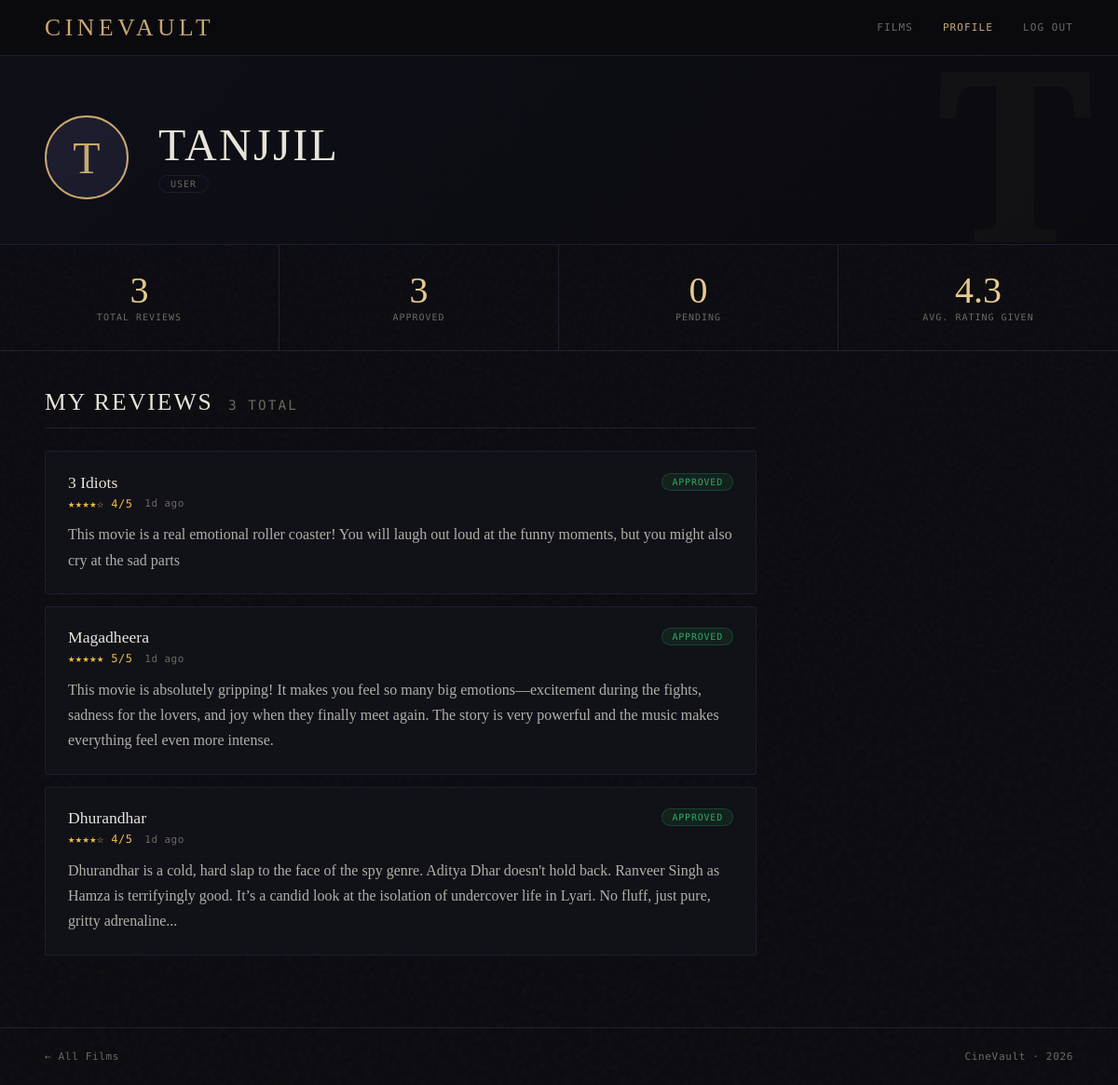
Screenshot of /profile.php (signed in) with the database file from the repository.
### tables this page shows
CREATE TABLE `user_details` (
  `ID` int(11) NOT NULL,
  `name` varchar(25) NOT NULL,
  `password` varchar(255) DEFAULT NULL,
  `role` enum('user','admin') DEFAULT 'user'
);

CREATE TABLE `review_details` (
  `id` int(11) NOT NULL,
  `user_id` int(11) NOT NULL,
  `movie_id` int(11) NOT NULL,
  `review_text` varchar(500) NOT NULL,
  `rating` int(5) NOT NULL,
  `status` enum('pending','approved') NOT NULL DEFAULT 'pending',
  `created_at` timestamp NOT NULL DEFAULT current_timestamp()
);

CREATE TABLE `movies_details` (
  `ID` int(11) NOT NULL,
  `title` varchar(25) NOT NULL,
  `description` varchar(500) NOT NULL,
  `avg_rating` float NOT NULL,
  `release_year` year(4) NOT NULL,
  `director_name` varchar(50) NOT NULL,
  `synopsis` text DEFAULT NULL,
  `poster_path` varchar(255) DEFAULT NULL,
  `created_at` timestamp NOT NULL DEFAULT current_timestamp()
);

### profile.php (the view, shortened to what this page needs)
<?php
include 'db.php';
$user_id = $_SESSION['user_id'];
$stmt = $pdo->prepare("SELECT * FROM user_details WHERE id = ?");
$stmt->execute([$user_id]);
$user = $stmt->fetch(PDO::FETCH_ASSOC);
$stmt = $pdo->prepare(
    "SELECT r.*, m.title AS movie_title, m.id AS movie_id
     FROM review_details r
     JOIN movies_details m ON m.id = r.movie_id
     WHERE r.user_id = ?
     ORDER BY r.created_at DESC"
);
$stmt->execute([$user_id]);
$reviews = $stmt->fetchAll(PDO::FETCH_ASSOC);
$total_reviews = count($reviews);
$approved      = count(array_filter($reviews, fn($r) => $r['status'] === 'approved'));
$pending       = count(array_filter($reviews, fn($r) => $r['status'] === 'pending'));
$avg_given     = $total_reviews
    ? round(array_sum(array_column($reviews, 'rating')) / $total_reviews, 1)
    : null;
function stars(float $r): string {
    $full = floor($r); $half = ($r - $full) >= .5 ? 1 : 0; $empty = 5 - $full - $half;
    return str_repeat('★', $full) . str_repeat('½', $half) . str_repeat('☆', $empty);
}
function timeAgo(string $dt): string {
    $d = time() - strtotime($dt);
    if ($d < 604800) return floor($d/86400).'d ago';
    return date('M j, Y', strtotime($dt));
}
?>
<!DOCTYPE html>
<html lang="en">
<head>
</head>
<body>
<nav>
  <a class="nav-logo" href="index.php">CineVault</a>
  <div class="nav-links">
    <a href="list.php">Films</a>
    <a href="profile.php" class="active">Profile</a>
    <a href="logout.php">Log out</a>
  </div>
</nav>
<header class="profile-header" data-initial="<?= mb_strtoupper(mb_substr($user['name'], 0, 1)) ?>">
  <div class="profile-inner">
    <div class="avatar-lg"><?= mb_strtoupper(mb_substr($user['name'], 0, 1)) ?></div>
    <div>
      <h1 class="profile-name"><?= htmlspecialchars($user['name']) ?></h1>
      <span class="profile-role <?= $user['role'] === 'admin' ? 'admin' : '' ?>"><?= ucfirst($user['role']) ?></span>
    </div>
  </div>
</header>
<div class="stats-row">
  <div class="stat"><span class="stat-num"><?= $total_reviews ?></span><span class="stat-label">Total Reviews</span></div>
  <div class="stat"><span class="stat-num"><?= $approved ?></span><span class="stat-label">Approved</span></div>
  <div class="stat"><span class="stat-num"><?= $pending ?></span><span class="stat-label">Pending</span></div>
  <div class="stat"><span class="stat-num"><?= $avg_given ?? '—' ?></span><span class="stat-label">Avg. Rating Given</span></div>
</div>
<main class="content">
  <h2 class="section-heading">My Reviews <span><?= $total_reviews ?> total</span></h2>
  <?php if (empty($reviews)): ?>
    <div class="empty">
      <span>✦</span>
      You haven't written any reviews yet.<br><br>
      <a href="list.php">Browse films and write your first review →</a>
    </div>
  <?php else: ?>
    <?php foreach ($reviews as $i => $r): ?>
    <div class="review-card" style="animation-delay:<?= $i * 60 ?>ms">
      <div>
        <a href="detail.php?id=<?= $r['movie_id'] ?>" class="review-movie"><?= htmlspecialchars($r['movie_title']) ?></a>
        <div class="review-meta">
          <span class="review-stars"><?= stars((float)$r['rating']) ?> <?= $r['rating'] ?>/5</span>
          <span class="review-date"><?= timeAgo($r['created_at']) ?></span>
        </div>
      </div>
      <span class="badge badge-<?= $r['status'] ?>"><?= ucfirst($r['status']) ?></span>
      <?php if (!empty($r['review_text'])): ?>
        <p class="review-text"><?= nl2br(htmlspecialchars($r['review_text'])) ?></p>
      <?php endif; ?>
    </div>
    <?php endforeach; ?>
  <?php endif; ?>
</main>
<footer>
  <a href="list.php" style="color:inherit;text-decoration:none">← All Films</a>
  <span>CineVault · <?= date('Y') ?></span>
</footer>
</body>
</html>

### rows the page displays
user_details: name "T", name "TANJJIL", role "USER"
review_details: movie.title "3 Idiots", rating "★★★★☆", rating "4", created_at "1d ago", status "APPROVED", review_text "This movie is a real emotional roller coaster! You will laugh out loud at the funny moments, but you might also cry at the sad parts"
review_details: movie.title "Magadheera", rating "★★★★★", rating "5", created_at "1d ago", status "APPROVED", review_text "This movie is absolutely gripping! It makes you feel so many big emotions—excitement during the fights, sadness for the lovers, and joy when they finally meet again. The story is very powerful and the music makes everything feel even more intense."
review_details: movie.title "Dhurandhar", rating "★★★★☆", rating "4", created_at "1d ago", status "APPROVED", review_text "Dhurandhar is a cold, hard slap to the face of the spy genre. Aditya Dhar doesn't hold back. Ranveer Singh as Hamza is terrifyingly good. It’s a candid look at the isolation of undercover life in Lyari. No fluff, just pure, gritty adrenaline..."

### other values shown
$total_reviews "3"
$approved "3"
$pending "0"
$avg_given "4.3"
